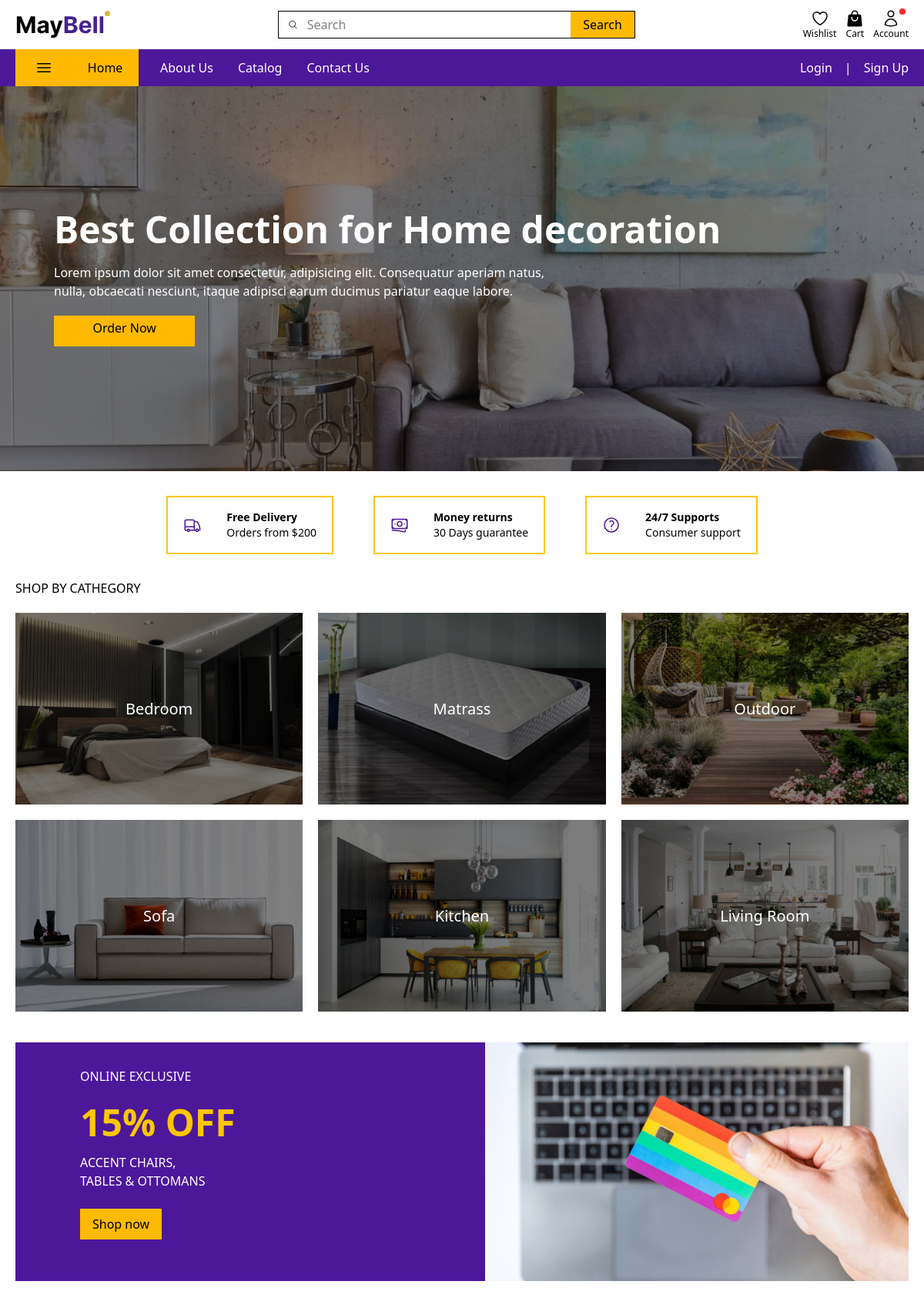
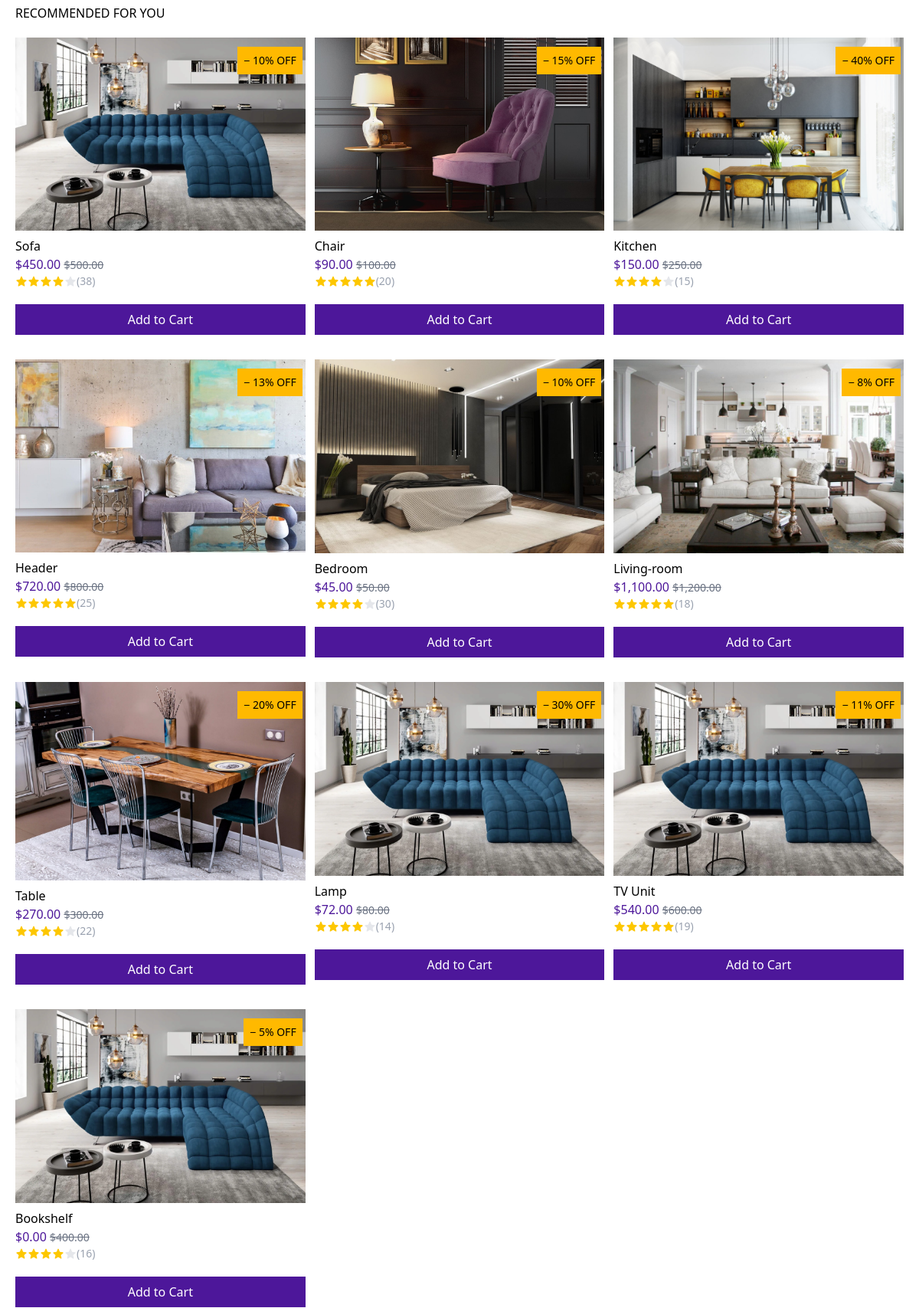
The page / (upper part) on the database its author committed (2 pictures, top to bottom).
### tables this page shows
CREATE TABLE `categories` (
  `id` int(11) NOT NULL,
  `name` varchar(255) NOT NULL,
  `image` varchar(255) NOT NULL
);

CREATE TABLE `products` (
  `id` int(11) NOT NULL,
  `name` varchar(255) NOT NULL,
  `image` varchar(255) NOT NULL,
  `price` decimal(10,2) NOT NULL,
  `discount_price` decimal(10,2) DEFAULT NULL,
  `discount_percentage` int(11) DEFAULT NULL,
  `rating` float DEFAULT 0,
  `reviews` int(11) DEFAULT 0
);

### index.php (the view, shortened to what this page needs)
<?php
include 'classes/connection.php';
include 'layouts/header.php';
$stmt = $pdo->query("SELECT name, image FROM categories");
$categories = $stmt->fetchAll(PDO::FETCH_ASSOC);
$stmt = $pdo->query("SELECT * FROM products");
$products = $stmt->fetchAll(PDO::FETCH_ASSOC);
?>
<div class="relative">
    <img
        class="w-full object-cover brightness-50 filter lg:h-[500px]"
        src="./assets/images/header-bg.jpeg"
        alt="Living room image" />
    <div
        class="absolute top-1/2 left-1/2 mx-auto flex w-11/12 max-w-[1200px] -translate-x-1/2 -translate-y-1/2 flex-col text-center text-white lg:ml-5">
        <h1 class="text-4xl font-bold sm:text-5xl lg:text-left">
            Best Collection for Home decoration
        </h1>
        <p class="pt-3 text-xs lg:w-3/5 lg:pt-5 lg:text-left lg:text-base">
            Lorem ipsum dolor sit amet consectetur, adipisicing elit. Consequatur
            aperiam natus, nulla, obcaecati nesciunt, itaque adipisci earum
            ducimus pariatur eaque labore.
        </p>
        <a
            href="./catalog.php"
            class="mx-auto mt-5 w-1/2 bg-amber-400 px-3 py-1 text-black duration-100 hover:bg-yellow-300 lg:mx-0 lg:h-10 lg:w-2/12 lg:px-10 text-center block">
            Order Now
        </a>
    </div>
</div>
<section
    class="container mx-auto my-8 flex flex-col justify-center gap-3 lg:flex-row">
    <div
        class="mx-5 flex flex-row items-center justify-center border-2 border-yellow-400 py-4 px-5">
        <div class="">
        </div>
        <div class="ml-6 flex flex-col justify-center">
            <h3 class="text-left text-xs font-bold lg:text-sm">Free Delivery</h3>
            <p class="text-light text-center text-xs lg:text-left lg:text-sm">
                Orders from $200
            </p>
        </div>
    </div>
    <div
        class="mx-5 flex flex-row items-center justify-center border-2 border-yellow-400 py-4 px-5">
        <div class="">
        </div>
        <div class="ml-6 flex flex-col justify-center">
            <h3 class="text-left text-xs font-bold lg:text-sm">Money returns</h3>
            <p class="text-light text-left text-xs lg:text-sm">
                30 Days guarantee
            </p>
        </div>
    </div>
    <div
        class="mx-5 flex flex-row items-center justify-center border-2 border-yellow-400 py-4 px-5">
        <div class="">
        </div>
        <div class="ml-6 flex flex-col justify-center">
            <h3 class="text-left text-xs font-bold lg:text-sm">24/7 Supports</h3>
            <p class="text-light text-left text-xs lg:text-sm">
                Consumer support
            </p>
        </div>
    </div>
</section>
<h2 class="mx-auto mb-5 max-w-[1200px] px-5">SHOP BY CATHEGORY</h2>
<section class="mx-auto grid max-w-[1200px] grid-cols-2 px-5 lg:grid-cols-3 lg:gap-5">
    <?php foreach ($categories as $category) : ?>
        <a href="#">
            <div class="relative cursor-pointer">
                <img class="mx-auto h-auto w-auto brightness-50 duration-300 hover:brightness-100"
                    src="<?php echo $category['image']; ?>"
                    alt="<?php echo $category['name']; ?> category image" />
                <p class="pointer-events-none absolute top-1/2 left-1/2 w-11/12 -translate-x-1/2 -translate-y-1/2 text-center text-white lg:text-xl">
                </p>
            </div>
        </a>
    <?php endforeach; ?>
</section>
<div class="mx-auto max-w-[1200px] px-5">
    <section
        class="mt-10 flex max-w-[1200px] justify-between bg-violet-900 px-5">
        <div class="py-8 px-3 lg:px-16">
            <p class="text-white">ONLINE EXCLUSIVE</p>
            <h2 class="pt-6 text-5xl font-bold text-yellow-400">15% OFF</h2>
            <p class="pt-4 text-white">
                ACCENT CHAIRS, <br />
                TABLES & OTTOMANS
            </p>
            <button
                href="#"
                class="mt-6 bg-amber-400 px-4 py-2 duration-100 hover:bg-yellow-300">
                Shop now
            </button>
        </div>
        <img
            class="-mr-5 hidden w-[550px] object-cover md:block"
            src="./assets/images/sale-bage.jpeg"
            alt="Rainbow credit card with macbook on a background" />
    </section>
</div>
<p class="mx-auto mt-10 mb-5 max-w-[1200px] px-5">RECOMMENDED FOR YOU</p>
<section class="mx-auto grid max-w-[1200px] grid-cols-2 gap-3 px-5 pb-10 lg:grid-cols-3">
    <?php foreach ($products as $product): ?>
        <div class="flex flex-col">
            <div class="relative flex">
                <img class="" src="<?= ($product['image']) ?>" alt="<?= htmlspecialchars($product['name']) ?>" />
                <?php if ($product['discount_percentage'] > 0): ?>
                    <div class="absolute right-1 mt-3 flex items-center justify-center bg-amber-400">
                        <p class="px-2 py-2 text-sm">&minus; <?= $product['discount_percentage'] ?>&percnt; OFF</p>
                    </div>
                <?php endif; ?>
            </div>
            <div>
                <p class="mt-2"><?= htmlspecialchars($product['name']) ?></p>
                <p class="font-medium text-violet-900">
                    $<?= number_format($product['discount_price'], 2) ?>
                    <?php if ($product['discount_price'] < $product['price']): ?>
                        <span class="text-sm text-gray-500 line-through">$<?= number_format($product['price'], 2) ?></span>
                    <?php endif; ?>
                </p>
                <div class="flex items-center">
                    <p class="text-sm text-gray-400">(<?= $product['reviews'] ?>)</p>
                </div>
                <div>
                    <form action="add_to_cart.php" method="POST">
                        <button type="submit" class="my-5 h-10 w-full bg-violet-900 text-white">
                            Add to Cart
                        </button>
                    </form>
                </div>
            </div>
        </div>
    <?php endforeach; ?>
</section>
<?php include 'layouts/footer.php'; ?>

### layouts/header.php (shortened to what this page needs)
<!doctype html>
<html lang="en">
<head>
    <script src="https://unpkg.com/@tailwindcss/browser@4"></script>
</head>
<body x-data="{ desktopMenuOpen: false, mobileMenuOpen: false}">
    <header
        class="mx-auto flex h-16 max-w-[1200px] items-center justify-between px-5">
        <a href="index.php">
            <img
                class="cursor-pointer sm:h-auto sm:w-auto"
                src="../assets/images/company-logo.svg"
                alt="company logo" />
        </a>
        <form class="hidden h-9 w-2/5 items-center border md:flex">
            <svg
                xmlns="http://www.w3.org/2000/svg"
                fill="none"
                viewBox="0 0 24 24"
                stroke-width="1.5"
                stroke="currentColor"
                class="mx-3 h-4 w-4">
                <path
                    stroke-linecap="round"
                    stroke-linejoin="round"
                    d="M21 21l-5.197-5.197m0 0A7.5 7.5 0 105.196 5.196a7.5 7.5 0 0010.607 10.607z" />
            </svg>
            <input
                class="hidden w-11/12 outline-none md:block"
                type="search"
                placeholder="Search" />
            <button class="ml-auto h-full bg-amber-400 px-4 hover:bg-yellow-300">
                Search
            </button>
        </form>
        <div class="hidden gap-3 md:!flex">
            <a
                href="wishlist.html"
                class="flex cursor-pointer flex-col items-center justify-center">
                <p class="text-xs">Wishlist</p>
            </a>
            <a
                href="cart.php"
                class="flex cursor-pointer flex-col items-center justify-center">
                <p class="text-xs">Cart</p>
            </a>
            <a
                href="./register.php"
                class="relative flex cursor-pointer flex-col items-center justify-center">
                <span class="absolute bottom-[33px] right-1 flex h-2 w-2">
                    <span
                        class="relative inline-flex h-2 w-2 rounded-full bg-red-500"></span>
                </span>
                <p class="text-xs">Account</p>
            </a>
        </div>
    </header>
    <?php include 'navbar.php';

### layouts/navbar.php
<nav class="relative bg-violet-900">
    <div
        class="mx-auto hidden h-12 w-full max-w-[1200px] items-center md:flex">
        <button
            @click="desktopMenuOpen = !desktopMenuOpen"
            class="ml-5 flex h-full w-40 cursor-pointer items-center justify-center bg-amber-400">
            <a href="index.php" class="flex items-center justify-around w-full">
                <svg
                    xmlns="http://www.w3.org/2000/svg"
                    fill="none"
                    viewBox="0 0 24 24"
                    stroke-width="1.5"
                    stroke="currentColor"
                    class="mx-1 h-6 w-6">
                    <path
                        stroke-linecap="round"
                        stroke-linejoin="round"
                        d="M3.75 6.75h16.5M3.75 12h16.5m-16.5 5.25h16.5" />
                </svg>Home
            </a>
        </button>
        <div class="mx-7 flex gap-8">
            <a
                class="font-light text-white duration-100 hover:text-yellow-400 hover:underline"
                href="about.php">About Us</a>
            <a
                class="font-light text-white duration-100 hover:text-yellow-400 hover:underline"
                href="catalog.php">Catalog</a>
            <a
                class="font-light text-white duration-100 hover:text-yellow-400 hover:underline"
                href="contact.php">Contact Us</a>
        </div>
        <div class="ml-auto flex gap-4 px-5">
            <?php if (isset($_SESSION['user_id'])): ?>
                <a class="font-light text-white duration-100 hover:text-yellow-400 hover:underline"
                    href="logout.php">Log Out</a>
            <?php else: ?>
                <a class="font-light text-white duration-100 hover:text-yellow-400 hover:underline"
                    href="login.php">Login</a>
                <span class="text-white">&#124;</span>
                <a class="font-light text-white duration-100 hover:text-yellow-400 hover:underline"
                    href="register.php">Sign Up</a>
            <?php endif; ?>
        </div>
    </div>
</nav>

### layouts/footer.php (shortened to what this page needs)
</body>
</html>

### rows shown on the page
categories: image (picture)
categories: image (picture)
categories: image (picture)
categories: image (picture)
categories: image (picture)
categories: image (picture)
products: image (picture), discount_percentage "10", name "Sofa", discount_price "450.00", price "500.00", reviews "38"
products: image (picture), discount_percentage "15", name "Chair", discount_price "90.00", price "100.00", reviews "20"
products: image (picture), discount_percentage "40", name "Kitchen", discount_price "150.00", price "250.00", reviews "15"
products: image (picture), discount_percentage "13", name "Header", discount_price "720.00", price "800.00", reviews "25"
products: image (picture), discount_percentage "10", name "Bedroom", discount_price "45.00", price "50.00", reviews "30"
products: image (picture), discount_percentage "8", name "Living-room", discount_price "1,100.00", price "1,200.00", reviews "18"
products: image (picture), discount_percentage "20", name "Table", discount_price "270.00", price "300.00", reviews "22"
products: image (picture), discount_percentage "30", name "Lamp", discount_price "72.00", price "80.00", reviews "14"
products: image (picture), discount_percentage "11", name "TV Unit", discount_price "540.00", price "600.00", reviews "19"
products: image (picture), discount_percentage "5", name "Bookshelf", discount_price "0.00", price "400.00", reviews "16"
